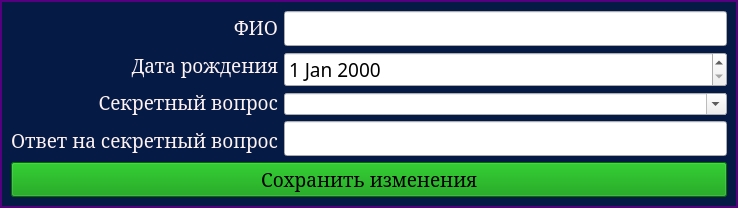
<?xml version="1.0" encoding="UTF-8"?>
<ui version="4.0">
 <class>ChangeProfileData</class>
 <widget class="QWidget" name="ChangeProfileData">
  <property name="windowModality">
   <enum>Qt::WindowModal</enum>
  </property>
  <property name="geometry">
   <rect>
    <x>0</x>
    <y>0</y>
    <width>738</width>
    <height>208</height>
   </rect>
  </property>
  <property name="sizePolicy">
   <sizepolicy hsizetype="Preferred" vsizetype="Fixed">
    <horstretch>0</horstretch>
    <verstretch>0</verstretch>
   </sizepolicy>
  </property>
  <property name="minimumSize">
   <size>
    <width>0</width>
    <height>150</height>
   </size>
  </property>
  <property name="maximumSize">
   <size>
    <width>16777215</width>
    <height>208</height>
   </size>
  </property>
  <property name="windowTitle">
   <string>Change profile data</string>
  </property>
  <property name="toolTip">
   <string>&lt;html&gt;&lt;head/&gt;&lt;body&gt;&lt;p&gt;&lt;span style=&quot; font-size:9pt;&quot;&gt;Оставьте поле пустым, если хотите оставить его без изменений&lt;/span&gt;&lt;/p&gt;&lt;/body&gt;&lt;/html&gt;</string>
  </property>
  <property name="styleSheet">
   <string notr="true">QWidget#ChangeProfileData {background-color: rgb(5, 27, 70);}
QWidget#ChangeProfileData {border: 2px solid rgb(85, 0, 127);}</string>
  </property>
  <layout class="QGridLayout" name="gridLayout">
   <item row="0" column="0">
    <layout class="QVBoxLayout" name="verticalLayout_2">
     <item>
      <widget class="QLabel" name="label">
       <property name="font">
        <font>
         <family>MS Serif</family>
         <pointsize>14</pointsize>
         <italic>false</italic>
        </font>
       </property>
       <property name="styleSheet">
        <string notr="true">color: rgb(255, 242, 242);</string>
       </property>
       <property name="text">
        <string>ФИО</string>
       </property>
       <property name="alignment">
        <set>Qt::AlignRight|Qt::AlignTrailing|Qt::AlignVCenter</set>
       </property>
      </widget>
     </item>
     <item>
      <widget class="QLabel" name="label_3">
       <property name="font">
        <font>
         <family>MS Serif</family>
         <pointsize>14</pointsize>
         <italic>false</italic>
        </font>
       </property>
       <property name="styleSheet">
        <string notr="true">color: rgb(255, 242, 242);</string>
       </property>
       <property name="text">
        <string>Дата рождения</string>
       </property>
       <property name="alignment">
        <set>Qt::AlignRight|Qt::AlignTrailing|Qt::AlignVCenter</set>
       </property>
      </widget>
     </item>
     <item>
      <widget class="QLabel" name="label_6">
       <property name="font">
        <font>
         <family>MS Serif</family>
         <pointsize>14</pointsize>
         <italic>false</italic>
        </font>
       </property>
       <property name="toolTip">
        <string>&lt;html&gt;&lt;head/&gt;&lt;body&gt;&lt;p&gt;&lt;span style=&quot; color:#0000ff;&quot;&gt;Секретный вопрос необходим для восстановления пароля&lt;/span&gt;&lt;/p&gt;&lt;p&gt;&lt;span style=&quot; color:#0000ff;&quot;&gt;Выбирайте секретный вопрос с умом!&lt;/span&gt;&lt;/p&gt;&lt;/body&gt;&lt;/html&gt;</string>
       </property>
       <property name="styleSheet">
        <string notr="true">color: rgb(255, 242, 242);</string>
       </property>
       <property name="text">
        <string>Секретный вопрос</string>
       </property>
       <property name="alignment">
        <set>Qt::AlignRight|Qt::AlignTrailing|Qt::AlignVCenter</set>
       </property>
      </widget>
     </item>
     <item>
      <widget class="QLabel" name="label_7">
       <property name="font">
        <font>
         <family>MS Serif</family>
         <pointsize>14</pointsize>
         <italic>false</italic>
        </font>
       </property>
       <property name="styleSheet">
        <string notr="true">color: rgb(255, 242, 242);</string>
       </property>
       <property name="text">
        <string>Ответ на секретный вопрос</string>
       </property>
       <property name="alignment">
        <set>Qt::AlignRight|Qt::AlignTrailing|Qt::AlignVCenter</set>
       </property>
      </widget>
     </item>
    </layout>
   </item>
   <item row="0" column="1">
    <layout class="QVBoxLayout" name="verticalLayout">
     <item>
      <widget class="QLineEdit" name="input_full_name">
       <property name="font">
        <font>
         <family>Bahnschrift SemiBold</family>
         <pointsize>14</pointsize>
         <weight>75</weight>
         <bold>true</bold>
        </font>
       </property>
      </widget>
     </item>
     <item>
      <widget class="QDateEdit" name="date_birthday">
       <property name="font">
        <font>
         <family>Bahnschrift SemiBold</family>
         <pointsize>14</pointsize>
         <weight>7</weight>
         <italic>false</italic>
         <bold>false</bold>
        </font>
       </property>
       <property name="styleSheet">
        <string notr="true">font: 63 14pt &quot;Bahnschrift SemiBold&quot;;</string>
       </property>
      </widget>
     </item>
     <item>
      <widget class="QComboBox" name="secret_question">
       <property name="styleSheet">
        <string notr="true">font: 63 14pt &quot;Bahnschrift SemiBold&quot;;</string>
       </property>
       <property name="editable">
        <bool>true</bool>
       </property>
      </widget>
     </item>
     <item>
      <widget class="QLineEdit" name="secret_answer">
       <property name="font">
        <font>
         <family>Bahnschrift SemiBold</family>
         <pointsize>14</pointsize>
         <weight>75</weight>
         <bold>true</bold>
        </font>
       </property>
      </widget>
     </item>
    </layout>
   </item>
   <item row="1" column="0" colspan="2">
    <widget class="QPushButton" name="btn_save_change">
     <property name="font">
      <font>
       <family>MS Serif</family>
       <pointsize>14</pointsize>
       <italic>false</italic>
      </font>
     </property>
     <property name="styleSheet">
      <string notr="true">background-color: rgb(0, 150, 0);</string>
     </property>
     <property name="text">
      <string>Сохранить изменения</string>
     </property>
    </widget>
   </item>
  </layout>
 </widget>
 <resources/>
 <connections/>
</ui>
